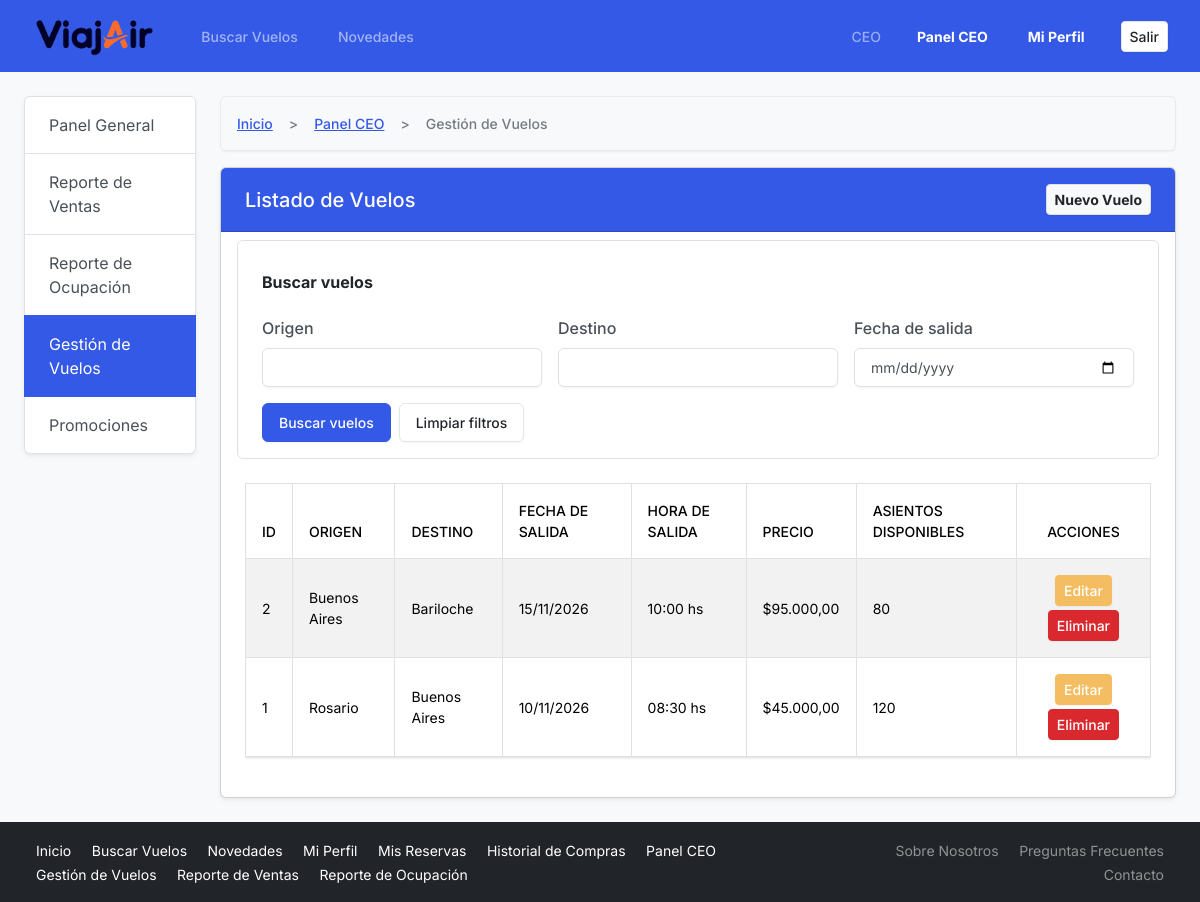
The page /ceo/vuelos/abm_vuelos.php (signed in) on the database its author committed.
### tables this page shows
CREATE TABLE VUELOS (
    codVuelo INT AUTO_INCREMENT PRIMARY KEY,
    codAerolinea INT NOT NULL,
    origenVuelo VARCHAR(50) NOT NULL,
    destinoVuelo VARCHAR(50) NOT NULL,
    fechaSalidaVuelo DATE NOT NULL,
    horaSalidaVuelo TIME NOT NULL,
    precioVuelo DECIMAL(10,2) NOT NULL,
    asientosDisponibles INT NOT NULL,
    FOREIGN KEY (codAerolinea) REFERENCES AEROLINEAS(codAerolinea) ON DELETE CASCADE
);

### ceo/vuelos/abm_vuelos.php (the view, shortened to what this page needs)
<?php
require '../../includes/conexion.php';
$porPagina = 5;
$codAerolinea = (int) $_SESSION['codAerolinea'];
$origen = isset($_GET['origen']) && is_string($_GET['origen']) ? trim($_GET['origen']) : '';
$destino = isset($_GET['destino']) && is_string($_GET['destino']) ? trim($_GET['destino']) : '';
$fecha = isset($_GET['fecha']) && is_string($_GET['fecha']) ? trim($_GET['fecha']) : '';
$pagina = filter_input(INPUT_GET, 'pagina', FILTER_VALIDATE_INT);
if ($pagina === false || $pagina === null || $pagina < 1) {
    $pagina = 1;
}
$condiciones = ['codAerolinea = ?'];
$parametros = [$codAerolinea];
$tipos = 'i';
$whereSql = 'WHERE ' . implode(' AND ', $condiciones);
$queryConteo = "SELECT COUNT(*) AS total FROM VUELOS $whereSql";
$stmtConteo = $conexion->prepare($queryConteo);
$stmtConteo->bind_param($tipos, ...$parametros);
$stmtConteo->execute();
$resultadoConteo = $stmtConteo->get_result();
$total_registros = (int) $resultadoConteo->fetch_assoc()['total'];
$total_paginas = max(1, (int) ceil($total_registros / $porPagina));
$pagina = min($pagina, $total_paginas);
$offset = ($pagina - 1) * $porPagina;
$query = "SELECT * FROM VUELOS
          $whereSql
          ORDER BY codVuelo DESC
          LIMIT ? OFFSET ?";
$stmt = $conexion->prepare($query);
$parametrosListado = $parametros;
$parametrosListado[] = $porPagina;
$parametrosListado[] = $offset;
$stmt->bind_param($tipos . 'ii', ...$parametrosListado);
$stmt->execute();
$result = $stmt->get_result();
require '../../includes/header.php';
?>
<div class="row">
    <?php
    require '../sidebar_ceo.php';
    ?>
    <div class="col-md-9 col-lg-10">
        <nav aria-label="breadcrumb">
            <ol class="breadcrumb">
                <li class="breadcrumb-item"><a href="/tpi/index.php">Inicio</a></li>
                <li class="breadcrumb-item"><a href="/tpi/ceo/dashboard.php">Panel CEO</a></li>
                <li class="breadcrumb-item active" aria-current="page">Gestión de Vuelos</li>
            </ol>
        </nav>
        <div class="card shadow-sm">
            <div class="card-header bg-primary text-white d-flex justify-content-between align-items-center py-3">
                <h1 class="h5 mb-0">Listado de Vuelos</h1>
                <a href="form_vuelo.php" class="btn btn-light btn-sm fw-bold">Nuevo Vuelo</a>
            </div>
            <div class="card-body p-4">
                <form action="abm_vuelos.php" method="GET" class="mb-4">
                    <fieldset class="row g-3 align-items-end border rounded p-3">
                        <legend class="h6 fw-bold text-dark">Buscar vuelos</legend>
                        <div class="col-12 col-md-4">
                            <label for="origen" class="form-label">Origen</label>
                            <input type="text" id="origen" name="origen" class="form-control"
                                   value="<?= htmlspecialchars($origen, ENT_QUOTES | ENT_SUBSTITUTE, 'UTF-8'); ?>"
                                   maxlength="50">
                        </div>
                        <div class="col-12 col-md-4">
                            <label for="destino" class="form-label">Destino</label>
                            <input type="text" id="destino" name="destino" class="form-control"
                                   value="<?= htmlspecialchars($destino, ENT_QUOTES | ENT_SUBSTITUTE, 'UTF-8'); ?>"
                                   maxlength="50">
                        </div>
                        <div class="col-12 col-md-4">
                            <label for="fecha" class="form-label">Fecha de salida</label>
                            <input type="date" id="fecha" name="fecha" class="form-control"
                                   value="<?= htmlspecialchars($fecha, ENT_QUOTES | ENT_SUBSTITUTE, 'UTF-8'); ?>">
                        </div>
                        <div class="col-12 d-flex gap-2">
                            <button type="submit" class="btn btn-primary">Buscar vuelos</button>
                            <a href="abm_vuelos.php" class="btn btn-outline-secondary">Limpiar filtros</a>
                        </div>
                    </fieldset>
                </form>
                <div class="table-responsive">
                    <table class="table table-striped table-bordered table-hover align-middle" aria-labelledby="titulo-tabla">
                        <thead>
                            <tr>
                                <th scope="col">ID</th>
                                <th scope="col">Origen</th>
                                <th scope="col">Destino</th>
                                <th scope="col">Fecha de Salida</th>
                                <th scope="col">Hora de Salida</th>
                                <th scope="col">Precio</th>
                                <th scope="col">Asientos Disponibles</th>
                                <th scope="col" class="text-center">Acciones</th>
                            </tr>
                        </thead>
                        <tbody>
                            <?php if ($result->num_rows > 0): ?>
                                <?php while ($vuelo = $result->fetch_assoc()): ?>
                                    <tr>
                                        <td><?= (int) $vuelo['codVuelo']; ?></td>
                                        <td><?= htmlspecialchars($vuelo['origenVuelo'], ENT_QUOTES | ENT_SUBSTITUTE, 'UTF-8'); ?></td>
                                        <td><?= htmlspecialchars($vuelo['destinoVuelo'], ENT_QUOTES | ENT_SUBSTITUTE, 'UTF-8'); ?></td>
                                        <td><?= date('d/m/Y', strtotime($vuelo['fechaSalidaVuelo'])); ?></td>
                                        <td><?= substr($vuelo['horaSalidaVuelo'], 0, 5) . ' hs' ?></td>
                                        <td>$<?= number_format($vuelo['precioVuelo'], 2, ',', '.'); ?></td>
                                        <td><?= htmlspecialchars($vuelo['asientosDisponibles'], ENT_QUOTES | ENT_SUBSTITUTE, 'UTF-8'); ?></td>
                                        <td class="text-center">
                                            <?php
                                            $fechaHoraSalida = strtotime(
                                                $vuelo['fechaSalidaVuelo'] . ' ' . $vuelo['horaSalidaVuelo']
                                            );
                                            $vueloNoSalio = $fechaHoraSalida !== false && $fechaHoraSalida > time();
                                            if ($vueloNoSalio):
                                            ?>
                                                <div class="d-flex flex-wrap justify-content-center gap-1">
                                                    <a class="btn btn-sm btn-warning"
                                                       href="form_vuelo.php?id=<?= (int) $vuelo['codVuelo']; ?>">
                                                        Editar
                                                    </a>
                                                    <button type="button" class="btn btn-sm btn-danger"
                                                            data-bs-toggle="modal"
                                                            data-bs-target="#modalEliminarVuelo<?= (int) $vuelo['codVuelo']; ?>">
                                                        Eliminar
                                                    </button>
                                                </div>
                                            <?php else:?>
                                                <span>El vuelo ya salió.</span>
                                            <?php endif; ?>
                                        </td>
                                    </tr>
                                <?php endwhile; ?>
                            <?php else: ?>
                                <tr>
                                    <td colspan="8" class="text-center">No hay vuelos para mostrar.</td>
                                </tr>
                            <?php endif; ?>
                        </tbody>
                    </table>
                </div>
            </div>
        </div>
    </div>
</div>
<?php require '../../includes/footer.php'; ?>

### assets/css/styles.css (style rules this page uses)
html { overflow-y: scroll; }
html, body { max-width: 100%; overflow-x: clip; }
:is(a, button, input, select, textarea, .btn, .page-link, .accordion-button):focus-visible { outline: 3px solid #060b26; outline-offset: 2px; }

### rows shown on the page
vuelos: codVuelo "2", origenVuelo "Buenos Aires", destinoVuelo "Bariloche", fechaSalidaVuelo "15/11/2026", horaSalidaVuelo "10:00", precioVuelo "95.000,00", asientosDisponibles "80"
vuelos: codVuelo "1", origenVuelo "Rosario", destinoVuelo "Buenos Aires", fechaSalidaVuelo "10/11/2026", horaSalidaVuelo "08:30", precioVuelo "45.000,00", asientosDisponibles "120"

### other values the page prints
explode(' ', trim($nameLogin))[0] "CEO"
